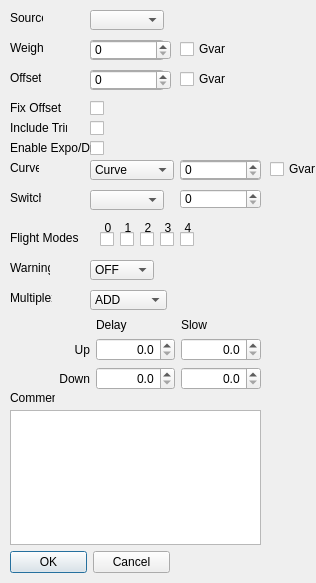
<?xml version="1.0" encoding="UTF-8"?>
<ui version="4.0">
 <class>MixerDialog</class>
 <widget class="QDialog" name="MixerDialog">
  <property name="geometry">
   <rect>
    <x>0</x>
    <y>0</y>
    <width>316</width>
    <height>583</height>
   </rect>
  </property>
  <property name="windowTitle">
   <string>Dialog</string>
  </property>
  <property name="windowIcon">
   <iconset>
    <normaloff>:/icon.png</normaloff>:/icon.png</iconset>
  </property>
  <widget class="QDialogButtonBox" name="buttonBox">
   <property name="geometry">
    <rect>
     <x>10</x>
     <y>550</y>
     <width>160</width>
     <height>25</height>
    </rect>
   </property>
   <property name="orientation">
    <enum>Qt::Horizontal</enum>
   </property>
   <property name="standardButtons">
    <set>QDialogButtonBox::Cancel|QDialogButtonBox::Ok</set>
   </property>
  </widget>
  <widget class="QPlainTextEdit" name="mixerComment">
   <property name="geometry">
    <rect>
     <x>10</x>
     <y>410</y>
     <width>251</width>
     <height>135</height>
    </rect>
   </property>
  </widget>
  <widget class="QLabel" name="label">
   <property name="geometry">
    <rect>
     <x>10</x>
     <y>390</y>
     <width>45</width>
     <height>16</height>
    </rect>
   </property>
   <property name="text">
    <string>Comment</string>
   </property>
  </widget>
  <widget class="QComboBox" name="weightCB">
   <property name="geometry">
    <rect>
     <x>90</x>
     <y>40</y>
     <width>74</width>
     <height>20</height>
    </rect>
   </property>
   <property name="whatsThis">
    <string>The curve used by the mix</string>
   </property>
  </widget>
  <widget class="QWidget" name="layoutWidget">
   <property name="geometry">
    <rect>
     <x>10</x>
     <y>310</y>
     <width>251</width>
     <height>80</height>
    </rect>
   </property>
   <layout class="QGridLayout" name="gridLayout" columnstretch="0,0,0">
    <item row="1" column="1">
     <widget class="QLabel" name="label_13">
      <property name="text">
       <string>Delay</string>
      </property>
     </widget>
    </item>
    <item row="1" column="2">
     <widget class="QLabel" name="label_14">
      <property name="text">
       <string>Slow</string>
      </property>
     </widget>
    </item>
    <item row="2" column="0">
     <widget class="QLabel" name="label_12">
      <property name="text">
       <string>Up</string>
      </property>
      <property name="alignment">
       <set>Qt::AlignRight|Qt::AlignTrailing|Qt::AlignVCenter</set>
      </property>
     </widget>
    </item>
    <item row="3" column="0">
     <widget class="QLabel" name="label_11">
      <property name="text">
       <string>Down</string>
      </property>
      <property name="alignment">
       <set>Qt::AlignRight|Qt::AlignTrailing|Qt::AlignVCenter</set>
      </property>
     </widget>
    </item>
    <item row="0" column="1">
     <spacer name="verticalSpacer">
      <property name="orientation">
       <enum>Qt::Vertical</enum>
      </property>
      <property name="sizeHint" stdset="0">
       <size>
        <width>20</width>
        <height>40</height>
       </size>
      </property>
     </spacer>
    </item>
    <item row="2" column="2">
     <widget class="QDoubleSpinBox" name="slowUpSB">
      <property name="whatsThis">
       <string>&lt;!DOCTYPE HTML PUBLIC &quot;-//W3C//DTD HTML 4.0//EN&quot; &quot;http://www.w3.org/TR/REC-html40/strict.dtd&quot;&gt;
&lt;html&gt;&lt;head&gt;&lt;meta name=&quot;qrichtext&quot; content=&quot;1&quot; /&gt;&lt;style type=&quot;text/css&quot;&gt;
p, li { white-space: pre-wrap; }
&lt;/style&gt;&lt;/head&gt;&lt;body style=&quot; font-family:'MS Shell Dlg 2'; font-size:8.25pt; font-weight:400; font-style:normal;&quot;&gt;
&lt;p style=&quot; margin-top:0px; margin-bottom:0px; margin-left:0px; margin-right:0px; -qt-block-indent:0; text-indent:0px;&quot;&gt;&lt;span style=&quot; font-weight:600; text-decoration: underline;&quot;&gt;Delay ans Slow&lt;/span&gt;&lt;/p&gt;
&lt;p style=&quot;-qt-paragraph-type:empty; margin-top:0px; margin-bottom:0px; margin-left:0px; margin-right:0px; -qt-block-indent:0; text-indent:0px; font-weight:600; text-decoration: underline;&quot;&gt;&lt;/p&gt;
&lt;p style=&quot; margin-top:0px; margin-bottom:0px; margin-left:0px; margin-right:0px; -qt-block-indent:0; text-indent:0px;&quot;&gt;These values control the speed and delay of the output of the mix.  &lt;/p&gt;
&lt;p style=&quot;-qt-paragraph-type:empty; margin-top:0px; margin-bottom:0px; margin-left:0px; margin-right:0px; -qt-block-indent:0; text-indent:0px;&quot;&gt;&lt;/p&gt;
&lt;p style=&quot; margin-top:0px; margin-bottom:0px; margin-left:0px; margin-right:0px; -qt-block-indent:0; text-indent:0px;&quot;&gt;If Delay is not zero the actuation of the mix will be delayed by the specified amount of seconds.&lt;/p&gt;
&lt;p style=&quot;-qt-paragraph-type:empty; margin-top:0px; margin-bottom:0px; margin-left:0px; margin-right:0px; -qt-block-indent:0; text-indent:0px;&quot;&gt;&lt;/p&gt;
&lt;p style=&quot; margin-top:0px; margin-bottom:0px; margin-left:0px; margin-right:0px; -qt-block-indent:0; text-indent:0px;&quot;&gt;If Slow is not zero then the speed of the mix will be set by the value specified -&amp;gt; the value states the number of seconds it takes to transit from -100 to 100.&lt;/p&gt;&lt;/body&gt;&lt;/html&gt;</string>
      </property>
      <property name="alignment">
       <set>Qt::AlignRight|Qt::AlignTrailing|Qt::AlignVCenter</set>
      </property>
      <property name="decimals">
       <number>1</number>
      </property>
      <property name="maximum">
       <double>15.000000000000000</double>
      </property>
     </widget>
    </item>
    <item row="3" column="2">
     <widget class="QDoubleSpinBox" name="slowDownSB">
      <property name="whatsThis">
       <string>&lt;!DOCTYPE HTML PUBLIC &quot;-//W3C//DTD HTML 4.0//EN&quot; &quot;http://www.w3.org/TR/REC-html40/strict.dtd&quot;&gt;
&lt;html&gt;&lt;head&gt;&lt;meta name=&quot;qrichtext&quot; content=&quot;1&quot; /&gt;&lt;style type=&quot;text/css&quot;&gt;
p, li { white-space: pre-wrap; }
&lt;/style&gt;&lt;/head&gt;&lt;body style=&quot; font-family:'MS Shell Dlg 2'; font-size:8.25pt; font-weight:400; font-style:normal;&quot;&gt;
&lt;p style=&quot; margin-top:0px; margin-bottom:0px; margin-left:0px; margin-right:0px; -qt-block-indent:0; text-indent:0px;&quot;&gt;&lt;span style=&quot; font-weight:600; text-decoration: underline;&quot;&gt;Delay ans Slow&lt;/span&gt;&lt;/p&gt;
&lt;p style=&quot;-qt-paragraph-type:empty; margin-top:0px; margin-bottom:0px; margin-left:0px; margin-right:0px; -qt-block-indent:0; text-indent:0px; font-weight:600; text-decoration: underline;&quot;&gt;&lt;/p&gt;
&lt;p style=&quot; margin-top:0px; margin-bottom:0px; margin-left:0px; margin-right:0px; -qt-block-indent:0; text-indent:0px;&quot;&gt;These values control the speed and delay of the output of the mix.  &lt;/p&gt;
&lt;p style=&quot;-qt-paragraph-type:empty; margin-top:0px; margin-bottom:0px; margin-left:0px; margin-right:0px; -qt-block-indent:0; text-indent:0px;&quot;&gt;&lt;/p&gt;
&lt;p style=&quot; margin-top:0px; margin-bottom:0px; margin-left:0px; margin-right:0px; -qt-block-indent:0; text-indent:0px;&quot;&gt;If Delay is not zero the actuation of the mix will be delayed by the specified amount of seconds.&lt;/p&gt;
&lt;p style=&quot;-qt-paragraph-type:empty; margin-top:0px; margin-bottom:0px; margin-left:0px; margin-right:0px; -qt-block-indent:0; text-indent:0px;&quot;&gt;&lt;/p&gt;
&lt;p style=&quot; margin-top:0px; margin-bottom:0px; margin-left:0px; margin-right:0px; -qt-block-indent:0; text-indent:0px;&quot;&gt;If Slow is not zero then the speed of the mix will be set by the value specified -&amp;gt; the value states the number of seconds it takes to transit from -100 to 100.&lt;/p&gt;&lt;/body&gt;&lt;/html&gt;</string>
      </property>
      <property name="alignment">
       <set>Qt::AlignRight|Qt::AlignTrailing|Qt::AlignVCenter</set>
      </property>
      <property name="decimals">
       <number>1</number>
      </property>
      <property name="maximum">
       <double>15.000000000000000</double>
      </property>
     </widget>
    </item>
    <item row="2" column="1">
     <widget class="QDoubleSpinBox" name="delayDownSB">
      <property name="whatsThis">
       <string>&lt;!DOCTYPE HTML PUBLIC &quot;-//W3C//DTD HTML 4.0//EN&quot; &quot;http://www.w3.org/TR/REC-html40/strict.dtd&quot;&gt;
&lt;html&gt;&lt;head&gt;&lt;meta name=&quot;qrichtext&quot; content=&quot;1&quot; /&gt;&lt;style type=&quot;text/css&quot;&gt;
p, li { white-space: pre-wrap; }
&lt;/style&gt;&lt;/head&gt;&lt;body style=&quot; font-family:'MS Shell Dlg 2'; font-size:8.25pt; font-weight:400; font-style:normal;&quot;&gt;
&lt;p style=&quot; margin-top:0px; margin-bottom:0px; margin-left:0px; margin-right:0px; -qt-block-indent:0; text-indent:0px;&quot;&gt;&lt;span style=&quot; font-weight:600; text-decoration: underline;&quot;&gt;Delay ans Slow&lt;/span&gt;&lt;/p&gt;
&lt;p style=&quot;-qt-paragraph-type:empty; margin-top:0px; margin-bottom:0px; margin-left:0px; margin-right:0px; -qt-block-indent:0; text-indent:0px; font-weight:600; text-decoration: underline;&quot;&gt;&lt;/p&gt;
&lt;p style=&quot; margin-top:0px; margin-bottom:0px; margin-left:0px; margin-right:0px; -qt-block-indent:0; text-indent:0px;&quot;&gt;These values control the speed and delay of the output of the mix.  &lt;/p&gt;
&lt;p style=&quot;-qt-paragraph-type:empty; margin-top:0px; margin-bottom:0px; margin-left:0px; margin-right:0px; -qt-block-indent:0; text-indent:0px;&quot;&gt;&lt;/p&gt;
&lt;p style=&quot; margin-top:0px; margin-bottom:0px; margin-left:0px; margin-right:0px; -qt-block-indent:0; text-indent:0px;&quot;&gt;If Delay is not zero the actuation of the mix will be delayed by the specified amount of seconds.&lt;/p&gt;
&lt;p style=&quot;-qt-paragraph-type:empty; margin-top:0px; margin-bottom:0px; margin-left:0px; margin-right:0px; -qt-block-indent:0; text-indent:0px;&quot;&gt;&lt;/p&gt;
&lt;p style=&quot; margin-top:0px; margin-bottom:0px; margin-left:0px; margin-right:0px; -qt-block-indent:0; text-indent:0px;&quot;&gt;If Slow is not zero then the speed of the mix will be set by the value specified -&amp;gt; the value states the number of seconds it takes to transit from -100 to 100.&lt;/p&gt;&lt;/body&gt;&lt;/html&gt;</string>
      </property>
      <property name="alignment">
       <set>Qt::AlignRight|Qt::AlignTrailing|Qt::AlignVCenter</set>
      </property>
      <property name="decimals">
       <number>1</number>
      </property>
      <property name="maximum">
       <double>15.000000000000000</double>
      </property>
     </widget>
    </item>
    <item row="3" column="1">
     <widget class="QDoubleSpinBox" name="delayUpSB">
      <property name="whatsThis">
       <string>&lt;!DOCTYPE HTML PUBLIC &quot;-//W3C//DTD HTML 4.0//EN&quot; &quot;http://www.w3.org/TR/REC-html40/strict.dtd&quot;&gt;
&lt;html&gt;&lt;head&gt;&lt;meta name=&quot;qrichtext&quot; content=&quot;1&quot; /&gt;&lt;style type=&quot;text/css&quot;&gt;
p, li { white-space: pre-wrap; }
&lt;/style&gt;&lt;/head&gt;&lt;body style=&quot; font-family:'MS Shell Dlg 2'; font-size:8.25pt; font-weight:400; font-style:normal;&quot;&gt;
&lt;p style=&quot; margin-top:0px; margin-bottom:0px; margin-left:0px; margin-right:0px; -qt-block-indent:0; text-indent:0px;&quot;&gt;&lt;span style=&quot; font-weight:600; text-decoration: underline;&quot;&gt;Delay ans Slow&lt;/span&gt;&lt;/p&gt;
&lt;p style=&quot;-qt-paragraph-type:empty; margin-top:0px; margin-bottom:0px; margin-left:0px; margin-right:0px; -qt-block-indent:0; text-indent:0px; font-weight:600; text-decoration: underline;&quot;&gt;&lt;/p&gt;
&lt;p style=&quot; margin-top:0px; margin-bottom:0px; margin-left:0px; margin-right:0px; -qt-block-indent:0; text-indent:0px;&quot;&gt;These values control the speed and delay of the output of the mix.  &lt;/p&gt;
&lt;p style=&quot;-qt-paragraph-type:empty; margin-top:0px; margin-bottom:0px; margin-left:0px; margin-right:0px; -qt-block-indent:0; text-indent:0px;&quot;&gt;&lt;/p&gt;
&lt;p style=&quot; margin-top:0px; margin-bottom:0px; margin-left:0px; margin-right:0px; -qt-block-indent:0; text-indent:0px;&quot;&gt;If Delay is not zero the actuation of the mix will be delayed by the specified amount of seconds.&lt;/p&gt;
&lt;p style=&quot;-qt-paragraph-type:empty; margin-top:0px; margin-bottom:0px; margin-left:0px; margin-right:0px; -qt-block-indent:0; text-indent:0px;&quot;&gt;&lt;/p&gt;
&lt;p style=&quot; margin-top:0px; margin-bottom:0px; margin-left:0px; margin-right:0px; -qt-block-indent:0; text-indent:0px;&quot;&gt;If Slow is not zero then the speed of the mix will be set by the value specified -&amp;gt; the value states the number of seconds it takes to transit from -100 to 100.&lt;/p&gt;&lt;/body&gt;&lt;/html&gt;</string>
      </property>
      <property name="alignment">
       <set>Qt::AlignRight|Qt::AlignTrailing|Qt::AlignVCenter</set>
      </property>
      <property name="decimals">
       <number>1</number>
      </property>
      <property name="maximum">
       <double>15.000000000000000</double>
      </property>
     </widget>
    </item>
   </layout>
  </widget>
  <widget class="QLabel" name="label_6">
   <property name="geometry">
    <rect>
     <x>10</x>
     <y>160</y>
     <width>29</width>
     <height>16</height>
    </rect>
   </property>
   <property name="text">
    <string>Curve</string>
   </property>
  </widget>
  <widget class="QComboBox" name="diffcurveCB">
   <property name="geometry">
    <rect>
     <x>90</x>
     <y>160</y>
     <width>84</width>
     <height>20</height>
    </rect>
   </property>
   <property name="whatsThis">
    <string>The curve used by the mix</string>
   </property>
   <item>
    <property name="text">
     <string>Curve</string>
    </property>
   </item>
   <item>
    <property name="text">
     <string>Differential</string>
    </property>
   </item>
   <item>
    <property name="text">
     <string>Expo</string>
    </property>
   </item>
  </widget>
  <widget class="QLabel" name="label_7">
   <property name="geometry">
    <rect>
     <x>10</x>
     <y>190</y>
     <width>31</width>
     <height>16</height>
    </rect>
   </property>
   <property name="text">
    <string>Switch</string>
   </property>
  </widget>
  <widget class="QLabel" name="label_8">
   <property name="geometry">
    <rect>
     <x>10</x>
     <y>260</y>
     <width>40</width>
     <height>16</height>
    </rect>
   </property>
   <property name="text">
    <string>Warning</string>
   </property>
  </widget>
  <widget class="QLabel" name="label_9">
   <property name="geometry">
    <rect>
     <x>10</x>
     <y>290</y>
     <width>42</width>
     <height>16</height>
    </rect>
   </property>
   <property name="text">
    <string>Multiplex</string>
   </property>
  </widget>
  <widget class="QComboBox" name="switchesCB">
   <property name="geometry">
    <rect>
     <x>90</x>
     <y>190</y>
     <width>74</width>
     <height>20</height>
    </rect>
   </property>
   <property name="whatsThis">
    <string>Switch used by the mix.
If blank then the mix is considered to be &quot;ON&quot; all the time.</string>
   </property>
  </widget>
  <widget class="QComboBox" name="warningCB">
   <property name="geometry">
    <rect>
     <x>90</x>
     <y>260</y>
     <width>64</width>
     <height>20</height>
    </rect>
   </property>
   <property name="whatsThis">
    <string>Mixer warning.
Setting this value will cause a beep to be emmitted when this value is active.</string>
   </property>
   <item>
    <property name="text">
     <string>OFF</string>
    </property>
   </item>
   <item>
    <property name="text">
     <string>1 Beep</string>
    </property>
   </item>
   <item>
    <property name="text">
     <string>2 Beep</string>
    </property>
   </item>
   <item>
    <property name="text">
     <string>3 Beep</string>
    </property>
   </item>
  </widget>
  <widget class="QComboBox" name="mltpxCB">
   <property name="geometry">
    <rect>
     <x>90</x>
     <y>290</y>
     <width>77</width>
     <height>20</height>
    </rect>
   </property>
   <property name="whatsThis">
    <string>Multiplexer

This determines how mixer values are added.

&quot;+&quot; means the value of the current mix is added to the previous mixes in the same channel.
&quot;*&quot; means the value of the current mix is amultiplied with the previous mixes in the same channel.
&quot;R&quot; means the value replaces the previous values.  If the switch is off the value will be ignored.</string>
   </property>
   <item>
    <property name="text">
     <string>ADD</string>
    </property>
   </item>
   <item>
    <property name="text">
     <string>MULTIPLY</string>
    </property>
   </item>
   <item>
    <property name="text">
     <string>REPLACE</string>
    </property>
   </item>
  </widget>
  <widget class="QCheckBox" name="FMtrimChkB">
   <property name="geometry">
    <rect>
     <x>90</x>
     <y>140</y>
     <width>16</width>
     <height>16</height>
    </rect>
   </property>
   <property name="whatsThis">
    <string>If checked - will add the trim from the source (if available)</string>
   </property>
   <property name="text">
    <string/>
   </property>
  </widget>
  <widget class="QLabel" name="label_expo_output">
   <property name="geometry">
    <rect>
     <x>10</x>
     <y>140</y>
     <width>81</width>
     <height>16</height>
    </rect>
   </property>
   <property name="text">
    <string>Enable Expo/Dr</string>
   </property>
  </widget>
  <widget class="QLabel" name="label_5">
   <property name="geometry">
    <rect>
     <x>10</x>
     <y>120</y>
     <width>57</width>
     <height>16</height>
    </rect>
   </property>
   <property name="text">
    <string>Include Trim</string>
   </property>
  </widget>
  <widget class="QCheckBox" name="trimChkB">
   <property name="geometry">
    <rect>
     <x>90</x>
     <y>120</y>
     <width>16</width>
     <height>16</height>
    </rect>
   </property>
   <property name="whatsThis">
    <string>If checked - will add the trim from the source (if available)</string>
   </property>
   <property name="text">
    <string/>
   </property>
  </widget>
  <widget class="QLabel" name="offset_label">
   <property name="geometry">
    <rect>
     <x>10</x>
     <y>70</y>
     <width>31</width>
     <height>16</height>
    </rect>
   </property>
   <property name="text">
    <string>Offset</string>
   </property>
  </widget>
  <widget class="QLabel" name="label_3">
   <property name="geometry">
    <rect>
     <x>10</x>
     <y>40</y>
     <width>34</width>
     <height>16</height>
    </rect>
   </property>
   <property name="text">
    <string>Weight</string>
   </property>
  </widget>
  <widget class="QLabel" name="label_2">
   <property name="geometry">
    <rect>
     <x>10</x>
     <y>10</y>
     <width>33</width>
     <height>16</height>
    </rect>
   </property>
   <property name="text">
    <string>Source</string>
   </property>
  </widget>
  <widget class="QLabel" name="FixHiResLabel">
   <property name="geometry">
    <rect>
     <x>10</x>
     <y>100</y>
     <width>55</width>
     <height>16</height>
    </rect>
   </property>
   <property name="text">
    <string>Fix Offset</string>
   </property>
  </widget>
  <widget class="QCheckBox" name="lateOffsetChkB">
   <property name="geometry">
    <rect>
     <x>90</x>
     <y>100</y>
     <width>16</width>
     <height>16</height>
    </rect>
   </property>
   <property name="whatsThis">
    <string>If checked - will add the trim from the source (if available)</string>
   </property>
   <property name="text">
    <string/>
   </property>
  </widget>
  <widget class="QComboBox" name="sourceCB">
   <property name="geometry">
    <rect>
     <x>90</x>
     <y>10</y>
     <width>74</width>
     <height>20</height>
    </rect>
   </property>
   <property name="whatsThis">
    <string>The source for the mixer</string>
   </property>
  </widget>
  <widget class="QCheckBox" name="weightGvChkB">
   <property name="geometry">
    <rect>
     <x>180</x>
     <y>40</y>
     <width>47</width>
     <height>18</height>
    </rect>
   </property>
   <property name="sizePolicy">
    <sizepolicy hsizetype="Fixed" vsizetype="Fixed">
     <horstretch>0</horstretch>
     <verstretch>0</verstretch>
    </sizepolicy>
   </property>
   <property name="text">
    <string>Gvar</string>
   </property>
  </widget>
  <widget class="QComboBox" name="curvesCB">
   <property name="geometry">
    <rect>
     <x>180</x>
     <y>160</y>
     <width>81</width>
     <height>20</height>
    </rect>
   </property>
   <property name="whatsThis">
    <string>The curve used by the mix</string>
   </property>
  </widget>
  <widget class="QSpinBox" name="weightSB">
   <property name="geometry">
    <rect>
     <x>90</x>
     <y>40</y>
     <width>81</width>
     <height>20</height>
    </rect>
   </property>
  </widget>
  <widget class="QCheckBox" name="offsetGvChkB">
   <property name="geometry">
    <rect>
     <x>180</x>
     <y>70</y>
     <width>47</width>
     <height>18</height>
    </rect>
   </property>
   <property name="sizePolicy">
    <sizepolicy hsizetype="Fixed" vsizetype="Fixed">
     <horstretch>0</horstretch>
     <verstretch>0</verstretch>
    </sizepolicy>
   </property>
   <property name="text">
    <string>Gvar</string>
   </property>
  </widget>
  <widget class="QComboBox" name="offsetCB">
   <property name="geometry">
    <rect>
     <x>90</x>
     <y>70</y>
     <width>74</width>
     <height>20</height>
    </rect>
   </property>
   <property name="whatsThis">
    <string>The curve used by the mix</string>
   </property>
   <property name="insertPolicy">
    <enum>QComboBox::NoInsert</enum>
   </property>
  </widget>
  <widget class="QSpinBox" name="offsetSB">
   <property name="geometry">
    <rect>
     <x>90</x>
     <y>70</y>
     <width>81</width>
     <height>20</height>
    </rect>
   </property>
  </widget>
  <widget class="QCheckBox" name="curveGvChkB">
   <property name="geometry">
    <rect>
     <x>270</x>
     <y>160</y>
     <width>47</width>
     <height>18</height>
    </rect>
   </property>
   <property name="sizePolicy">
    <sizepolicy hsizetype="Fixed" vsizetype="Fixed">
     <horstretch>0</horstretch>
     <verstretch>0</verstretch>
    </sizepolicy>
   </property>
   <property name="text">
    <string>Gvar</string>
   </property>
  </widget>
  <widget class="QSpinBox" name="curvesSB">
   <property name="geometry">
    <rect>
     <x>180</x>
     <y>160</y>
     <width>81</width>
     <height>20</height>
    </rect>
   </property>
   <property name="maximum">
    <number>100</number>
   </property>
  </widget>
  <widget class="QLabel" name="label_15">
   <property name="geometry">
    <rect>
     <x>10</x>
     <y>230</y>
     <width>71</width>
     <height>16</height>
    </rect>
   </property>
   <property name="text">
    <string>Flight Modes</string>
   </property>
  </widget>
  <widget class="QCheckBox" name="Fm0CB">
   <property name="geometry">
    <rect>
     <x>100</x>
     <y>230</y>
     <width>16</width>
     <height>18</height>
    </rect>
   </property>
   <property name="text">
    <string/>
   </property>
  </widget>
  <widget class="QCheckBox" name="Fm1CB">
   <property name="geometry">
    <rect>
     <x>120</x>
     <y>230</y>
     <width>16</width>
     <height>18</height>
    </rect>
   </property>
   <property name="text">
    <string/>
   </property>
  </widget>
  <widget class="QCheckBox" name="Fm2CB">
   <property name="geometry">
    <rect>
     <x>140</x>
     <y>230</y>
     <width>16</width>
     <height>18</height>
    </rect>
   </property>
   <property name="text">
    <string/>
   </property>
  </widget>
  <widget class="QCheckBox" name="Fm3CB">
   <property name="geometry">
    <rect>
     <x>160</x>
     <y>230</y>
     <width>16</width>
     <height>18</height>
    </rect>
   </property>
   <property name="text">
    <string/>
   </property>
  </widget>
  <widget class="QCheckBox" name="Fm4CB">
   <property name="geometry">
    <rect>
     <x>180</x>
     <y>230</y>
     <width>16</width>
     <height>18</height>
    </rect>
   </property>
   <property name="text">
    <string/>
   </property>
  </widget>
  <widget class="QLabel" name="label_16">
   <property name="geometry">
    <rect>
     <x>100</x>
     <y>220</y>
     <width>16</width>
     <height>16</height>
    </rect>
   </property>
   <property name="text">
    <string>0</string>
   </property>
   <property name="alignment">
    <set>Qt::AlignCenter</set>
   </property>
  </widget>
  <widget class="QLabel" name="label_17">
   <property name="geometry">
    <rect>
     <x>120</x>
     <y>220</y>
     <width>16</width>
     <height>16</height>
    </rect>
   </property>
   <property name="text">
    <string>1</string>
   </property>
   <property name="alignment">
    <set>Qt::AlignCenter</set>
   </property>
  </widget>
  <widget class="QLabel" name="label_18">
   <property name="geometry">
    <rect>
     <x>140</x>
     <y>220</y>
     <width>16</width>
     <height>16</height>
    </rect>
   </property>
   <property name="text">
    <string>2</string>
   </property>
   <property name="alignment">
    <set>Qt::AlignCenter</set>
   </property>
  </widget>
  <widget class="QLabel" name="label_19">
   <property name="geometry">
    <rect>
     <x>160</x>
     <y>220</y>
     <width>16</width>
     <height>16</height>
    </rect>
   </property>
   <property name="text">
    <string>3</string>
   </property>
   <property name="alignment">
    <set>Qt::AlignCenter</set>
   </property>
  </widget>
  <widget class="QLabel" name="label_20">
   <property name="geometry">
    <rect>
     <x>180</x>
     <y>220</y>
     <width>16</width>
     <height>16</height>
    </rect>
   </property>
   <property name="text">
    <string>4</string>
   </property>
   <property name="alignment">
    <set>Qt::AlignCenter</set>
   </property>
  </widget>
  <widget class="QSpinBox" name="SWSB">
   <property name="geometry">
    <rect>
     <x>180</x>
     <y>189</y>
     <width>81</width>
     <height>20</height>
    </rect>
   </property>
   <property name="maximum">
    <number>100</number>
   </property>
  </widget>
 </widget>
 <resources/>
 <connections>
  <connection>
   <sender>buttonBox</sender>
   <signal>accepted()</signal>
   <receiver>MixerDialog</receiver>
   <slot>accept()</slot>
   <hints>
    <hint type="sourcelabel">
     <x>199</x>
     <y>354</y>
    </hint>
    <hint type="destinationlabel">
     <x>157</x>
     <y>274</y>
    </hint>
   </hints>
  </connection>
  <connection>
   <sender>buttonBox</sender>
   <signal>rejected()</signal>
   <receiver>MixerDialog</receiver>
   <slot>reject()</slot>
   <hints>
    <hint type="sourcelabel">
     <x>199</x>
     <y>360</y>
    </hint>
    <hint type="destinationlabel">
     <x>208</x>
     <y>274</y>
    </hint>
   </hints>
  </connection>
 </connections>
</ui>
